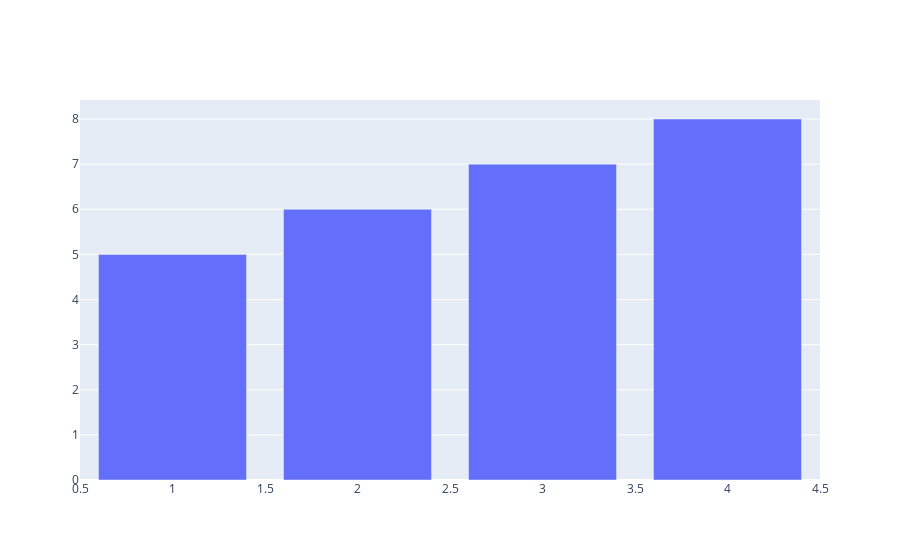

The code cell stored with this chart in its notebook:
### Code cell
fig=go.Figure()
fig.add_trace(go.Bar(x=[1,2,3,4],y=[5,6,7,8]))
fig.show()

### Figure 1 — Plotly figure (JSON) as saved in the notebook; plotly's stock layout.template omitted (floating-point values rounded to 4 significant figures)
{"data": [{"type": "bar", "x": [1, 2, 3, 4], "y": [5, 6, 7, 8]}], "layout": {}}
